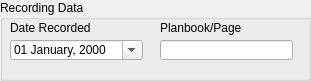
         <widget class="QGroupBox" name="groupBox_recording">
          <property name="geometry">
           <rect>
            <x>420</x>
            <y>570</y>
            <width>311</width>
            <height>81</height>
           </rect>
          </property>
          <property name="title">
           <string>Recording Data</string>
          </property>
          <widget class="QLabel" name="label_65">
           <property name="geometry">
            <rect>
             <x>10</x>
             <y>20</y>
             <width>123</width>
             <height>16</height>
            </rect>
           </property>
           <property name="font">
            <font>
             <weight>50</weight>
             <bold>false</bold>
            </font>
           </property>
           <property name="text">
            <string>Date Recorded</string>
           </property>
           <property name="buddy">
            <cstring>dateTimeEdit_dreq</cstring>
           </property>
          </widget>
          <widget class="QDateTimeEdit" name="dateTimeEdit_drec">
           <property name="geometry">
            <rect>
             <x>10</x>
             <y>40</y>
             <width>133</width>
             <height>20</height>
            </rect>
           </property>
           <property name="displayFormat">
            <string>dd MMMM, yyyy</string>
           </property>
           <property name="calendarPopup">
            <bool>true</bool>
           </property>
           <property name="showGroupSeparator" stdset="0">
            <bool>false</bool>
           </property>
          </widget>
          <widget class="QLineEdit" name="lineEdit_planbook">
           <property name="geometry">
            <rect>
             <x>160</x>
             <y>40</y>
             <width>133</width>
             <height>20</height>
            </rect>
           </property>
           <property name="sizePolicy">
            <sizepolicy hsizetype="Fixed" vsizetype="Fixed">
             <horstretch>0</horstretch>
             <verstretch>0</verstretch>
            </sizepolicy>
           </property>
          </widget>
          <widget class="QLabel" name="label_99">
           <property name="geometry">
            <rect>
             <x>160</x>
             <y>20</y>
             <width>101</width>
             <height>16</height>
            </rect>
           </property>
           <property name="text">
            <string>Planbook/Page</string>
           </property>
           <property name="buddy">
            <cstring>lineEdit_9</cstring>
           </property>
          </widget>
         </widget>
